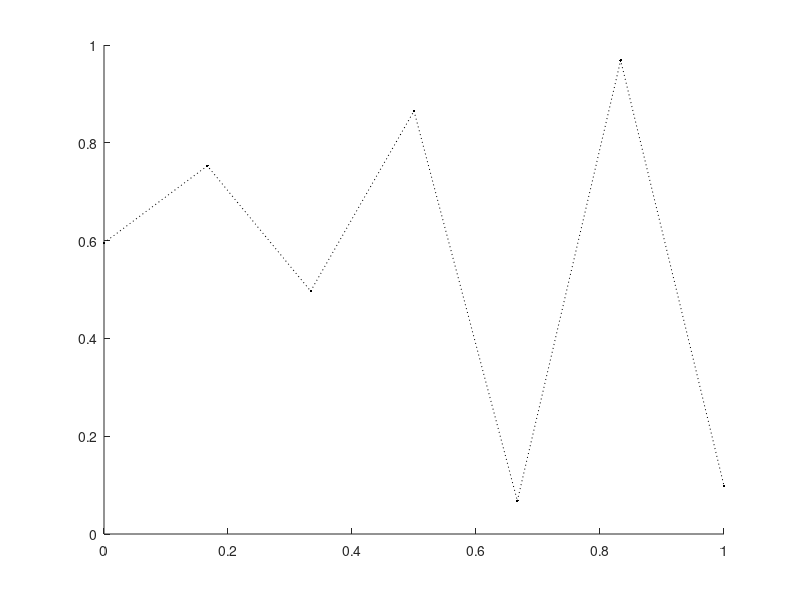

The MATLAB script that drew this image: (Note: this script raises an error after producing the figure.)
clc; clear; close all

addpath('/stck/bandrieu/Bureau/CYPRES/FourierContinuation/Chebyshev/Bezier/');

fid = fopen( 'b.dat', 'r' );
% fprintf( fid, '%d %d\n', size(b,1), size(b,2) );
nd = str2num( fgetl(fid) );
b = zeros(nd(1),nd(2));
for j = 1:nd(2)
    for i = 1:nd(1)
        b(i,j) = str2num( fgetl(fid) );
    end
end
fclose(fid);


bl = importdata('bl.dat');
br = importdata('br.dat');
f = importdata('f.dat');


cl = ['k','r','b'];

figure;
hold on

for i = 1:3
    switch i
        case 1
            bi = b;
        case 2
            bi = bl;
        case 3
            bi = br;
    end
    
    plot( bi(:,1), bi(:,2), '.:', 'color', cl(i) );
    
    g = evalBernstein( bi, linspace(0,1,100)' );
    plot( g(:,1), g(:,2), '-', 'color', cl(i) );
    
    
end

% plot( b(:,1), b(:,2), 'k.-' );
% plot( bl(:,1), bl(:,2), 'r.-' );
% plot( br(:,1), br(:,2), 'b.-' );
plot( f(1), f(2), 'k*' );
axis image
